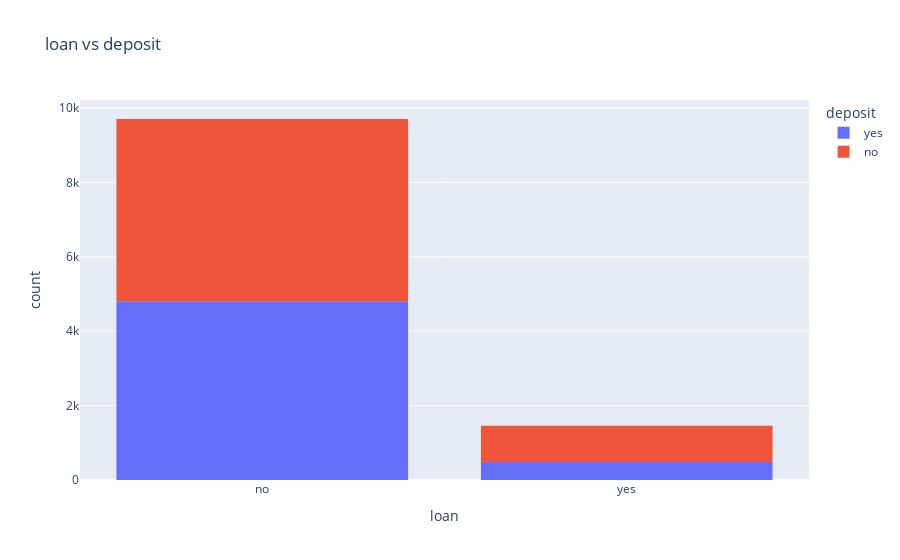

Source (notebook cell):
### Code cell
px.histogram(raw_data, x = 'loan', title = 'loan vs deposit', color = 'deposit')

### Figure 1 — Plotly figure (JSON) as saved in the notebook; plotly's stock layout.template omitted (floating-point values rounded to 4 significant figures; data arrays with more than 128 entries replaced by an {"elided": "..."} marker saying what was removed)
{"data": [{"alignmentgroup": "True", "bingroup": "x", "hovertemplate": "deposit=yes<br>loan=%{x}<br>count=%{y}<extra></extra>", "legendgroup": "yes", "marker": {"color": "#636efa", "pattern": {"shape": ""}}, "name": "yes", "offsetgroup": "yes", "orientation": "v", "showlegend": true, "type": "histogram", "x": {"elided": "5289 str values"}, "xaxis": "x", "yaxis": "y"}, {"alignmentgroup": "True", "bingroup": "x", "hovertemplate": "deposit=no<br>loan=%{x}<br>count=%{y}<extra></extra>", "legendgroup": "no", "marker": {"color": "#EF553B", "pattern": {"shape": ""}}, "name": "no", "offsetgroup": "no", "orientation": "v", "showlegend": true, "type": "histogram", "x": {"elided": "5873 str values"}, "xaxis": "x", "yaxis": "y"}], "layout": {"barmode": "relative", "legend": {"title": {"text": "deposit"}, "tracegroupgap": 0}, "title": {"text": "loan vs deposit"}, "xaxis": {"anchor": "y", "domain": [0, 1], "title": {"text": "loan"}}, "yaxis": {"anchor": "x", "domain": [0, 1], "title": {"text": "count"}}}}
